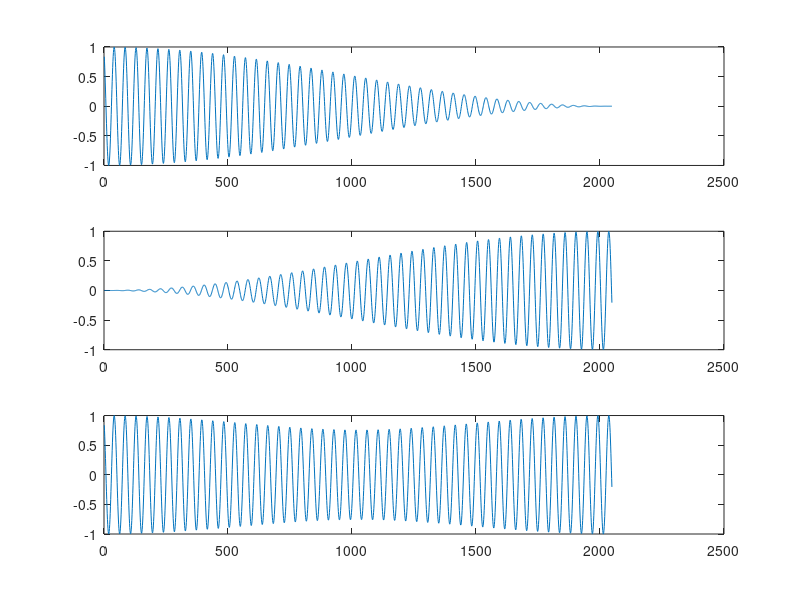
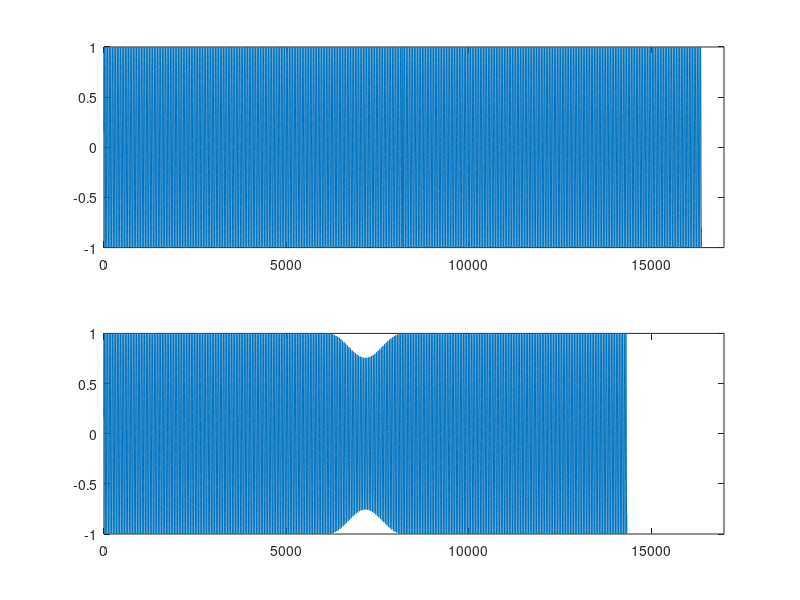

MATLAB code to generate these figures, in order:
clear
close all

Fs = 44100;
frame_length = 8192;
win_len = 4096;
x = 1:frame_length;
freq = 1000;
win = hann(win_len);
win = win';
tau = 40;

sig = sin((2*pi)/(Fs/freq) * x);
sig2 = sin((2*pi)/(Fs/freq) * (x - tau));
tmp = [sig sig2];
sound(tmp, 44100)
a = [sig sig2];

sig(end-win_len/2+1:end) = sig(end-(win_len)/2+1:end) .* win(win_len/2+1:end);
sig2(1:win_len/2) = sig2(1:win_len/2) .* win(1:win_len/2);
tmp = sig(end-win_len/2+1:end);
tmp2 = sig2(1:win_len/2);
tmp3 = tmp + tmp2;

figure(1)
subplot(3, 1, 1)
plot(tmp)
subplot(3, 1, 2)
plot(tmp2)
subplot(3, 1, 3)
plot(tmp3)

sig3 = [sig(1:end-win_len/2) tmp3 sig2(win_len/2+1:end)];
figure(2)
subplot(2, 1, 1)
plot(a)
xlim([0 17000])
subplot(2, 1, 2)
plot(sig3)
xlim([0 17000])

pause(2)
sound(sig3, Fs)